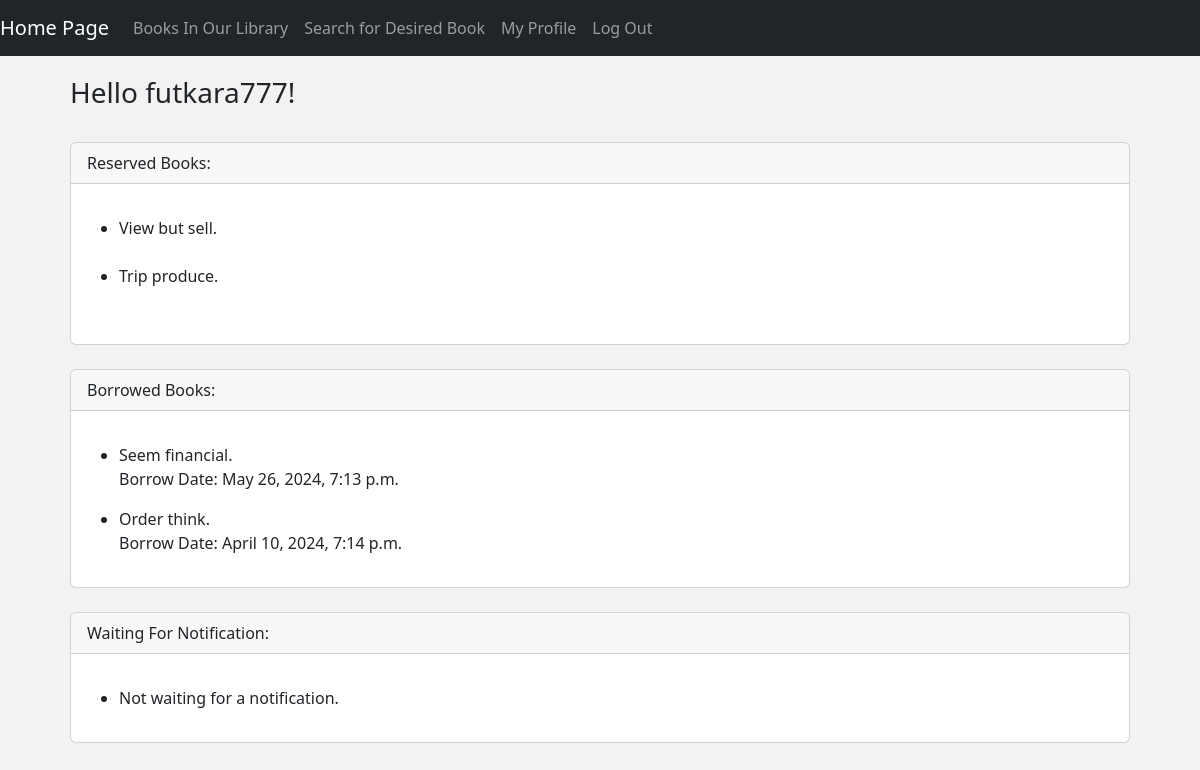
The app's page /profile/ (signed in) with its own data.
### user/models.py (models this page shows, shortened)
class Profile(models.Model):
    user = models.OneToOneField(User, null=True, on_delete=models.CASCADE)
    reserved_books = models.ManyToManyField(Reservation, blank=True, related_name='reserved_by')
    borrowed_books = models.ManyToManyField(Borrow, blank=True, related_name='borrowed_by')
    class Meta:
      verbose_name = "Profile"
      verbose_name_plural = "Profiles"

### booklibrary/models.py (models this page shows, shortened)
class Reservation(models.Model):
    user = models.ForeignKey(settings.AUTH_USER_MODEL, on_delete=models.CASCADE, verbose_name='User')
    book = models.ForeignKey(Book, on_delete=models.CASCADE, verbose_name='Book')
    reserved_at = models.DateTimeField(verbose_name='Reserved At')
    class Meta:
      verbose_name = "Reservation"
      verbose_name_plural = "Reservations"

class Book(models.Model):
    author = models.ForeignKey(Author, on_delete=models.CASCADE, null=True, verbose_name='Author')
    category = models.ManyToManyField(Category, verbose_name='Category')
    title = models.CharField(max_length=100, verbose_name='Title')
    publication_date = models.DateField(verbose_name='Publication Date')
    stock = models.IntegerField(verbose_name='Stock')
    notify_when_available = models.BooleanField(default=False)
    class Meta:
      verbose_name = "Book"
      verbose_name_plural = "Books"

class Borrow(models.Model):
    user = models.ForeignKey(settings.AUTH_USER_MODEL, on_delete=models.CASCADE)
    book = models.ForeignKey(Book, related_name='borrows', on_delete=models.CASCADE)
    borrowed_at = models.DateTimeField()
    returned_at = models.DateTimeField(null=True, blank=True)
    class Meta:
      verbose_name = "Borrow"
      verbose_name_plural = "Borrows"

### booklibrary/views.py (the view)
# urls.py: path('profile/', views.profile, name='user_profile'),
@login_required
def profile(request):
    profile = request.user.profile
    reservations = Reservation.objects.filter(user=request.user)
    borrowed = Borrow.objects.filter(user=request.user, returned_at__isnull=True)
    books = Book.objects.filter(notify_when_available=True)
    return render(request, 'profile.html', {'profile':profile, 'reservations':reservations, 'borrowed':borrowed, 'books':books})

### booklibrary/templates/profile.html (shortened to what this page needs)
{% extends 'base.html' %}
    {% block content %}
        <h3>Hello {{ profile.user.username }}!</h3>
        <br>
        {% if user.is_staff %}
        <div class="row">
            <div class="col-sm-6">
              <div class="card">
                <div class="card-body">
                  <h5 class="card-title">Add New Book</h5>
                  <p class="card-text">With this link, you can register new book in our library</p>
                  <a href="/create/" class="btn btn-primary">Add Book</a>
                </div>
              </div>
            </div>
            <div class="col-sm-6">
              <div class="card">
                <div class="card-body">
                  <h5 class="card-title">Register Return</h5>
                  <p class="card-text">With this link, you see and register returned books</p>
                  <a href="/borrows/" class="btn btn-primary">See Borrowed Books</a>
                </div>
              </div>
            </div>
          </div>
          <br>
          <div class="col-sm-6">
            <div class="card">
              <div class="card-body">
                <h5 class="card-title">Late Users Stats</h5>
                <p class="card-text">With this link, you see late users and their information</p>
                <a href="/lateusers/" class="btn btn-primary">See Late Users</a>
              </div>
            </div>
          </div>
        </div>
        {% else %}
        <div class="card">
            <div class="card-header">
            Reserved Books:
            </div>
            <div class="card-body">
            <p class="card-text">
                <ul>
                    {% for reservation in reservations %}
                    <li>{{ reservation.book.title }}</li>
                    <br>
                    {% empty %}
                    <li>No reserved books.</li>
                    {% endfor %}
                </ul></p>
            </div>
        </div>
        <br>
        <div class="card">
            <div class="card-header">
            Borrowed Books:
            </div>
            <div class="card-body">
            <p class="card-text">
                <ul>
                    {% for borrow in borrowed %}
                        <li>{{ borrow.book.title }}</li>
                        <p>Borrow Date: {{ borrow.borrowed_at }}</p>
                        {% empty %}
                        <li>No borrowed books.</li>
                    {% endfor %}
                </ul></p>
            </div>
        </div>
        <br>
        <div class="card">
          <div class="card-header">
          Waiting For Notification:
          </div>
          <div class="card-body">
          <p class="card-text">
              <ul>
                  {% for book in books %}
                      <li>{{ book.title }}</li>
                      {% empty %}
                      <li>Not waiting for a notification.</li>
                  {% endfor %}
              </ul></p>
          </div>
      </div>
      <br>
        {% endif %}
    {% endblock %}

### booklibrary/templates/base.html (style rules this page uses)
body { background-color: #f0f0f0d5; }

### records on screen
Profile: user.username "futkara777"
Reservation: book "View but sell."
Reservation: book "Trip produce."
Borrow: book "Seem financial.", borrowed_at "May 26, 2024, 7:13 p.m."
Borrow: book "Order think.", borrowed_at "April 10, 2024, 7:14 p.m."
